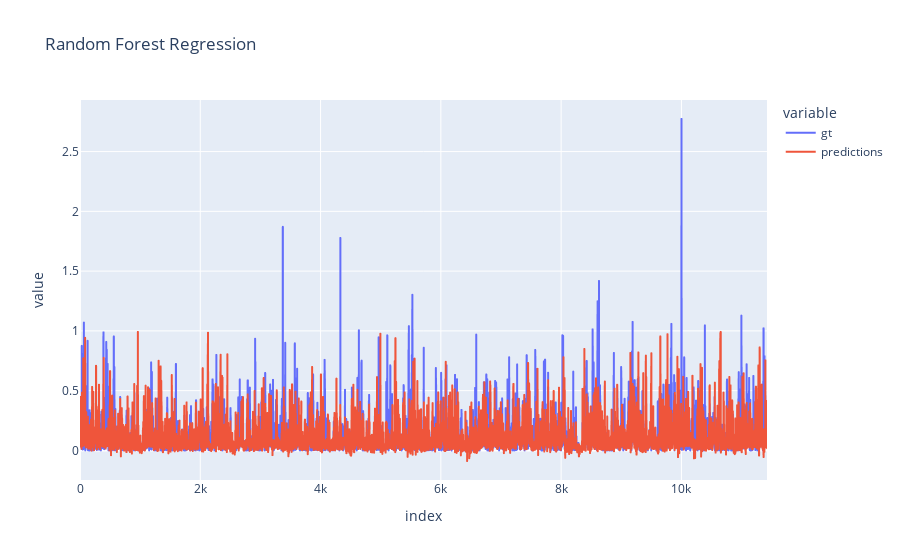

Here is the notebook cell this chart was saved with:
### Code cell
df_compare = pd.DataFrame({'gt': y_test.reshape(-1,1).flatten(), 'predictions': predictions.reshape(-1,1).flatten()})

px.line(df_compare, x=df_compare.index, y=['gt', 'predictions'], title='XGBoost Regression')

### Figure 1 — Plotly figure (JSON) as saved in the notebook; plotly's stock layout.template omitted (floating-point values rounded to 4 significant figures; data arrays with more than 128 entries replaced by an {"elided": "..."} marker saying what was removed)
{"data": [{"hovertemplate": "variable=gt<br>index=%{x}<br>value=%{y}<extra></extra>", "legendgroup": "gt", "line": {"color": "#636efa", "dash": "solid"}, "marker": {"symbol": "circle"}, "mode": "lines", "name": "gt", "showlegend": true, "type": "scattergl", "x": {"elided": "11424 int values"}, "xaxis": "x", "y": {"elided": "11424 float values"}, "yaxis": "y"}, {"hovertemplate": "variable=predictions<br>index=%{x}<br>value=%{y}<extra></extra>", "legendgroup": "predictions", "line": {"color": "#EF553B", "dash": "solid"}, "marker": {"symbol": "circle"}, "mode": "lines", "name": "predictions", "showlegend": true, "type": "scattergl", "x": {"elided": "11424 int values"}, "xaxis": "x", "y": {"elided": "11424 float values"}, "yaxis": "y"}], "layout": {"legend": {"title": {"text": "variable"}, "tracegroupgap": 0}, "title": {"text": "Random Forest Regression"}, "xaxis": {"anchor": "y", "domain": [0, 1], "title": {"text": "index"}}, "yaxis": {"anchor": "x", "domain": [0, 1], "title": {"text": "value"}}}}
